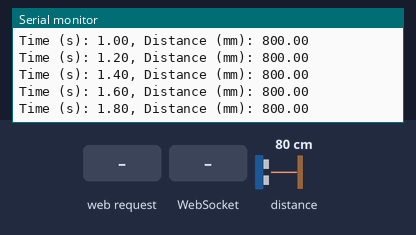
A program run on a simulated ESP32. Parts: the last lines printed to the serial monitor. The test bench sets the inputs (shaded band); at power-on: distance to the obstacle 80 cm. WiFi joins after 1.5 s; servers stay silent unless stated; storage starts empty.

Above: at 3.2 s.
3.3 s: distance to the obstacle set to 250 cm
At 3.51 s:
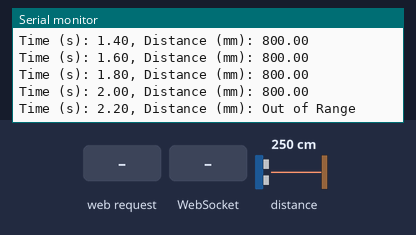
5.0 s: HTTP request GET /data.json received
6.5 s: WebSocket text "1" received
8.0 s: distance to the obstacle set to 2 cm
At 8.04 s:
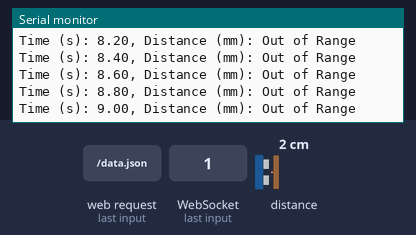

The program:

main.cpp
```cpp
#include "Adafruit_VL53L0X.h"
#include <WiFi.h>
#include <Time.h>
#include "ESPAsyncWebServer.h"
#include <ElegantOTA.h>
#include <SPIFFS.h>
#include <ArduinoJson.h>

//? Constants
const char* ssid = "ssid";
const char* password = "wifipw";
const char *ssid_AP = "esp32tof";
const char *password_AP = "password";
const uint32_t SERIAL_SPEED = 115200;
const int itmax = 1000;
const double Tsamp = 0.02;
const double Tsamp_us = 20000;
const double dt = 200e-3;
const int DispNcount = 2;
const int notifyNcount = 2;
const int ds = 5; // 1 pt sur 5 donc 100 ms

//? Variables
bool SOFTAP = true;
double T_distance[itmax];
int it = 0;
float dist;
float temps;
int Score;
int KeyPressed = 0;
volatile struct {
  unsigned Running: 1;
  unsigned DisplayConsole: 1;
  unsigned Update: 1;
  unsigned notifyWSclient: 1;
  unsigned KeyPressed: 1;
} Flags;
volatile int Dispcount = 0;
volatile int notifycount = 0;
hw_timer_t *timer = NULL;

//? Objects
Adafruit_VL53L0X lox = Adafruit_VL53L0X();
VL53L0X_RangingMeasurementData_t measure;
AsyncWebServer server(80);
AsyncWebSocket ws("/ws");

//*---------------------------------------------------------------

void APWifiParam() {
  Serial.println("Empty wifi Param from SPIFFS, use AP :");
  ssid = ssid_AP;
  password = password_AP;
  SOFTAP = true;
  Serial.print("AP Wifi Server: ");
  Serial.println(ssid);
  Serial.print("PW: ");
  Serial.println(password);
}

void handleWebSocketMessage(void *arg, uint8_t *data, size_t len) {
  AwsFrameInfo *info = (AwsFrameInfo*)arg;
  if (info->final && info->index == 0 && info->len == len && info->opcode == WS_TEXT) {
    data[len] = 0;
    if (strcmp((char*)data, "toggle") == 0) {
      Flags.Running = !Flags.Running;
      ws.textAll("run " + String(Flags.Running));
    }
    if (strcmp((char*)data, "R") == 0) {
      KeyPressed = 1;
      Flags.KeyPressed = 1;
    }
    if (strcmp((char*)data, "L") == 0) {
      KeyPressed = 2;
      Flags.KeyPressed = 1;
    }
    if (strcmp((char*)data, "D") == 0) {
      KeyPressed = 3;
      Flags.KeyPressed = 1;
    }
    if (strcmp((char*)data, "RR") == 0) {
      KeyPressed = 4;
      Flags.KeyPressed = 1;
    }
    if (strcmp((char*)data, "RL") == 0) {
      KeyPressed = 5;
      Flags.KeyPressed = 1;
    }
    if (strcmp((char*)data, "P") == 0) {
      KeyPressed = 6;
      Flags.KeyPressed = 1;
    }
  }
}

void onEvent(AsyncWebSocket *server, AsyncWebSocketClient *client, AwsEventType type, void *arg, uint8_t *data, size_t len) {
  switch (type) {
    case WS_EVT_CONNECT:
      Serial.printf("WebSocket client #%u connected from %s\n", client->id(), client->remoteIP().toString().c_str());
      break;
    case WS_EVT_DISCONNECT:
      Serial.printf("WebSocket client #%u disconnected\n", client->id());
      break;
    case WS_EVT_DATA:
      handleWebSocketMessage(arg, data, len);
      break;
    case WS_EVT_PONG:
    case WS_EVT_ERROR:
      break;
  }
}

void initWebSocket() {
  ws.onEvent(onEvent);
  server.addHandler(&ws);
}

void notifyWSclient() {
  String timeAndDistance = "temps " + String(temps, 2) + " distance " + String(dist, 2);
  ws.textAll(timeAndDistance);
}

String generateCSV() {
  String csv = "Time (s),Distance (mm)\n";
  for (int i = 0; i < it; i++) {
    if (T_distance[i] < 0) continue;
    csv += String(Tsamp * i, 2) + "," + String(T_distance[i], 2) + "\n";
  }
  return csv;
}

void IRAM_ATTR onTimer() {
  Flags.Update = 1;
  if (++Dispcount >= DispNcount) {
    Dispcount = 0;
    Flags.DisplayConsole = 1;
  }
  if (++notifycount >= notifyNcount) {
    notifycount = 0;
    Flags.notifyWSclient = 1;
  }
}

String getFormattedDateTime() {
  struct tm timeinfo;
  if (!getLocalTime(&timeinfo)) {
    Serial.println("Failed to obtain time");
    return "NA";
  }
  char S[50];
  strftime(S, 50, "%d/%m/%Y %H:%M:%S", &timeinfo);
  return String(S);
}

String sendData() {
  char data[200];
  sprintf(data, "{\"distance\":%.2f}", measure.RangeMilliMeter);
  Serial.println(data);
  return data;
}

String sendDataArray() {
  String resp = "{\"distance\":[";
  for (int i = 0; i < itmax; i += ds) {
    resp += String(T_distance[it], 2) + ",";
  }
  resp.setCharAt(resp.length() - 1, ']');
  resp += "}";
  return resp;
}

void initVar() {
  Flags.Running = 1;
  Flags.Update = 0;
  Flags.notifyWSclient = 0;
  Flags.DisplayConsole = 1;
  Dispcount = 0;
  notifycount = 0;
}

//*---------------------------------------------------------------

void setup() {
  Serial.begin(SERIAL_SPEED);
  while (!Serial) {
    delay(1);
  }
  Wire.begin(23, 19);
  Serial.println("VL53L0X test");
  if (!lox.begin()) {
    Serial.println(F("Failed to boot VL53L0X"));
    while (1);
  }
  Serial.println(F("VL53L0X API Simple Ranging example\n\n"));
  if (!SPIFFS.begin()) {
    Serial.println("An Error has occurred while mounting SPIFFS");
    return;
  }
  initVar();
  if (SOFTAP) {
    WiFi.disconnect(true);
    WiFi.mode(WIFI_AP);
    WiFi.softAP(ssid_AP, password_AP);
    Serial.println("");
    Serial.print("AP Wifi Server: ");
    Serial.println(ssid_AP);
    Serial.print("PW: ");
    Serial.println(password_AP);
    Serial.print("IP address: ");
    Serial.println(WiFi.softAPIP());
    delay(2000);
  } else {
    IPAddress ip(192, 168, 1, 30);
    IPAddress gateway(192, 168, 1, 1);
    IPAddress subnet(255, 255, 255, 0);
    IPAddress dns1(8, 8, 8, 8);
    IPAddress dns2(8, 8, 4, 4);
    WiFi.mode(WIFI_STA);
    WiFi.begin(ssid, password);
    WiFi.config(ip, gateway, subnet, dns1, dns2);
    while (WiFi.status() != WL_CONNECTED) {
      delay(1000);
      Serial.println("Connecting to WiFi..");
    }
    Serial.println(WiFi.localIP());
    delay(2000);
  }
  initWebSocket();
  server.on("/", HTTP_GET, [](AsyncWebServerRequest *request) {
    request->send(SPIFFS, "/index.html", String());
  });
  server.on("/style.css", HTTP_GET, [](AsyncWebServerRequest *request){ // Serve the CSS file
    request->send(SPIFFS, "/style.css", "text/css");
  });
  server.on("/script.js", HTTP_GET, [](AsyncWebServerRequest *request){ // Serve the JavaScript file
    request->send(SPIFFS, "/script.js", "application/javascript");
  });
  server.on("/data.csv", HTTP_GET, [](AsyncWebServerRequest *request) {
    request->send(200, "text/csv", generateCSV());
  });
  server.on("/dataarray.json", HTTP_GET, [](AsyncWebServerRequest *request) {
    request->send(200, "application/json", sendDataArray());
  });
  server.on("/data.json", HTTP_GET, [](AsyncWebServerRequest *request) {
    request->send(200, "application/json", sendData());
  });
  server.begin();
  Serial.println("HTTP server started");
  timer = timerBegin(0, 80, true);
  timerAttachInterrupt(timer, &onTimer, true);
  timerAlarmWrite(timer, Tsamp_us, true);
  timerAlarmEnable(timer);
}

void loop() {
  VL53L0X_RangingMeasurementData_t measure;
  lox.rangingTest(&measure, false);
  temps += dt;
  dist = (measure.RangeStatus != 4) ? measure.RangeMilliMeter : -1;
  T_distance[it] = dist;
  it = (it + 1) % itmax;
  Serial.print("Time (s): ");
  Serial.print(temps, 2);
  Serial.print(", Distance (mm): ");
  if (dist == -1) {
    Serial.println("Out of Range");
  } else {
    Serial.println(dist, 2);
  }
  notifyWSclient();
  delay(100);
}
```

Measured:
- after the input at 3.3 s, the serial monitor: prints a new line after 0.09 s (image 1)
